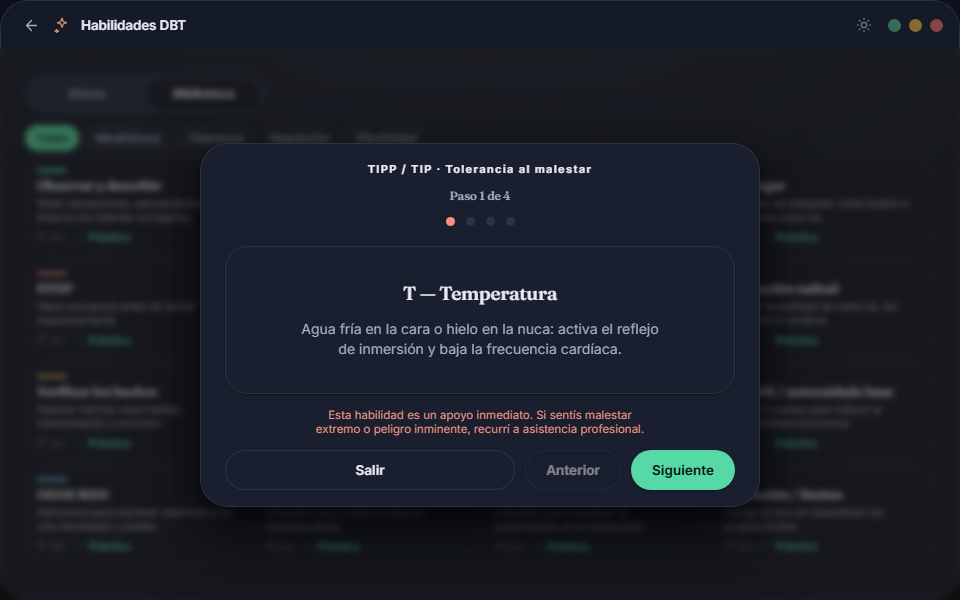
#> input picture qa/_mockup_canonical/suite-dbt-practice-tipp-dark-960x600.png, 960 x 600 px, given in place of hub-detalle-dark-960x600.png, which was not available
$ python measure_boxes.py
#> lines starting #> are read from the running program, lines starting #| are printed output that depends on the picture; after the words box and inside, x2 and y2 are one past the last pixel; in counts of white or black regions, pixels touching at a corner belong together; pictures that were not available may be replaced by others from this repository, and a replacement may not be noted
from PIL import Image
import numpy as np
import sys

def find_orange(path):
    img = np.asarray(Image.open(path).convert("RGB"))
#> img is the input picture: shape (600, 960, 3); mean R, G, B 26.7, 31.1, 39.9
    r, g, b = img[:,:,0], img[:,:,1], img[:,:,2]
    orange = (r > 200) & (g > 80) & (g < 180) & (b < 100)
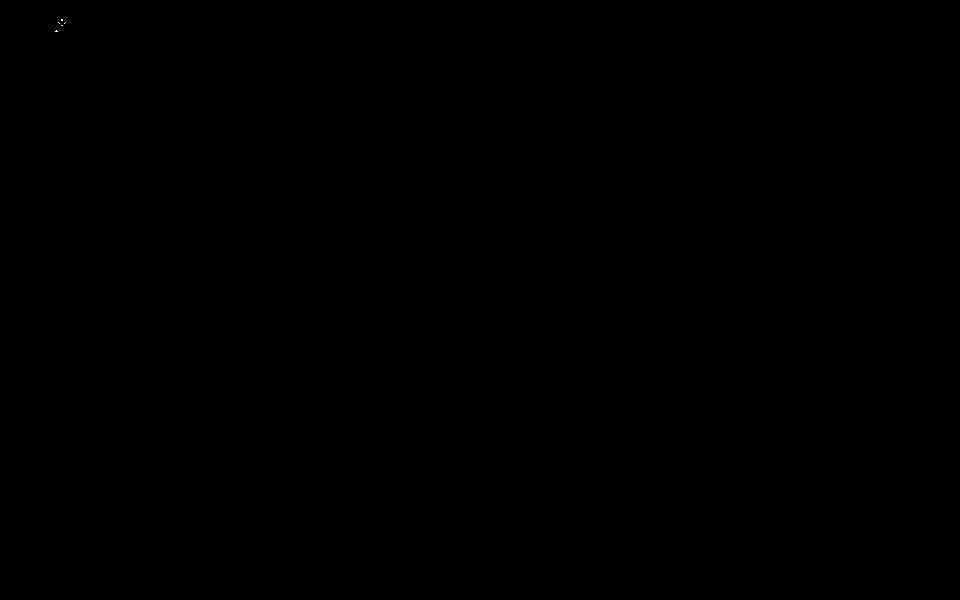
#> orange: shape (600, 960) bool; 0% white in thin lines or dots, all inside (x1, y1, x2, y2) = (55, 19, 66, 32)
    ys, xs = np.where(orange)
#> ys = [19, 19, 20, 20, 22, 22, 23, 23, 25, 25, 30, 31, 31, 31]; xs = [61, 62, 61, 62, 58, 65, 59, 64, 61, 62, 56, 55, 56, 57]
    if len(ys) == 0: return None
    return int(xs.min()), int(xs.max()), int(ys.min()), int(ys.max())

def find_green_btn(path):
    img = np.asarray(Image.open(path).convert("RGB"))
    r, g, b = img[:,:,0], img[:,:,1], img[:,:,2]
    green = (g > 200) & (r < 200) & (b < 200)
    ys, xs = np.where(green)
    if len(ys) == 0: return None
    return int(xs.min()), int(xs.max()), int(ys.min()), int(ys.max())

# all hub-detalle surfaces
surfaces = ['hub-detalle-dark-960x600', 'hub-detalle-light-960x600',
            'hub-detalle-plan-activacion-dark-960x600', 'hub-detalle-plan-activacion-light-960x600',
            'hub-detalle-plan-rutina-dark-960x600', 'hub-detalle-plan-rutina-light-960x600',
            'hub-detalle-plan-timer-dark-960x600', 'hub-detalle-plan-timer-light-960x600',
            'hub-detalle-resumen-ia-0-dark-480x325', 'hub-detalle-resumen-ia-0-light-480x325']

print(f"{'surface':<55}  {'avatar L':>9}  {'avatar R':>9}  {'btn L':>7}  {'btn R':>7}")
for s in surfaces:
    cp = f'qa/_mockup_canonical/{s}.png'
    ca = f'qa/_captures_v8/{s}.png'
    co = find_orange(cp); cg = find_green_btn(cp)
#> after `co = find_orange(cp)`: co = (55, 65, 19, 31)
#> in find_green_btn, `green = (g > 200) & (r < 200) & (b < 200)`:
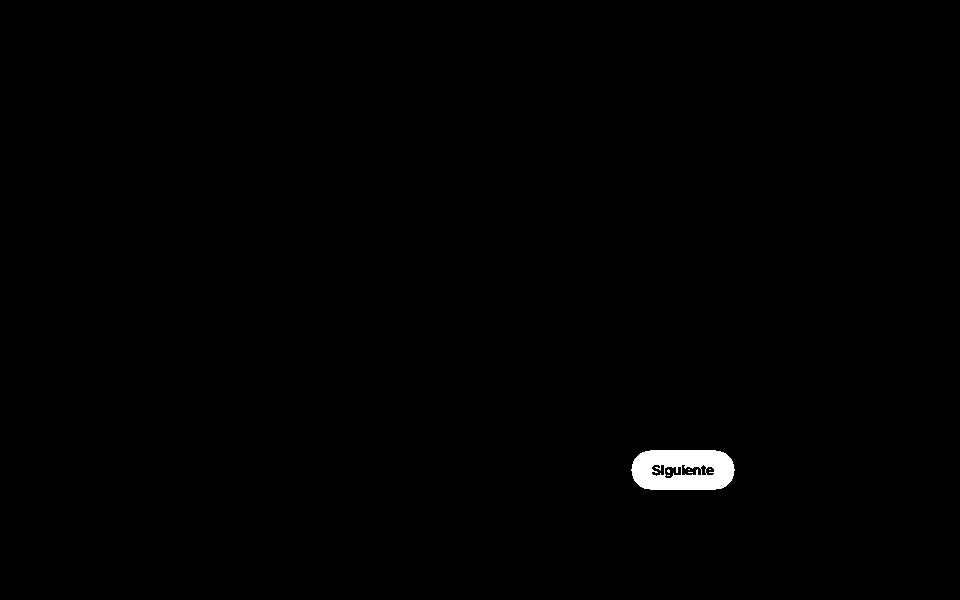
#> green: shape (600, 960) bool; 0.58% white; 6 white regions (5 under 20 px), largest, box (x1, y1, x2, y2) and area: (631, 450, 735, 490) 3329
#> in find_green_btn, `ys, xs = np.where(green)`: ys = 3350 values from 450 to 489; xs = 3350 values, max 734 at index 1720, min 631 at index 1664, mean 682.6
#> after `cg = find_green_btn(cp)`: cg = (631, 734, 450, 489)
    po = find_orange(ca); pg = find_green_btn(ca)
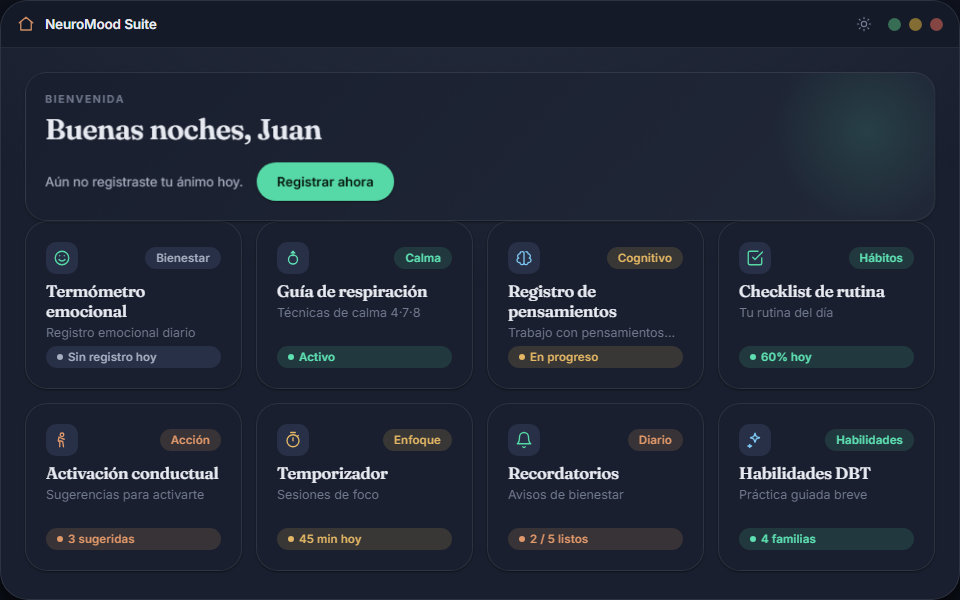
#> input picture qa/_mockup_canonical/suite-home-no-score-dark-960x600.png, 960 x 600 px, given in place of hub-detalle-dark-960x600.png, which was not available
#> in find_orange, img is the input picture: shape (600, 960, 3); mean R, G, B 32.9, 40.6, 53.9
#> in find_orange (call 2), `r, g, b = img[:,:,0], img[:,:,1], img[:,:,2]`:
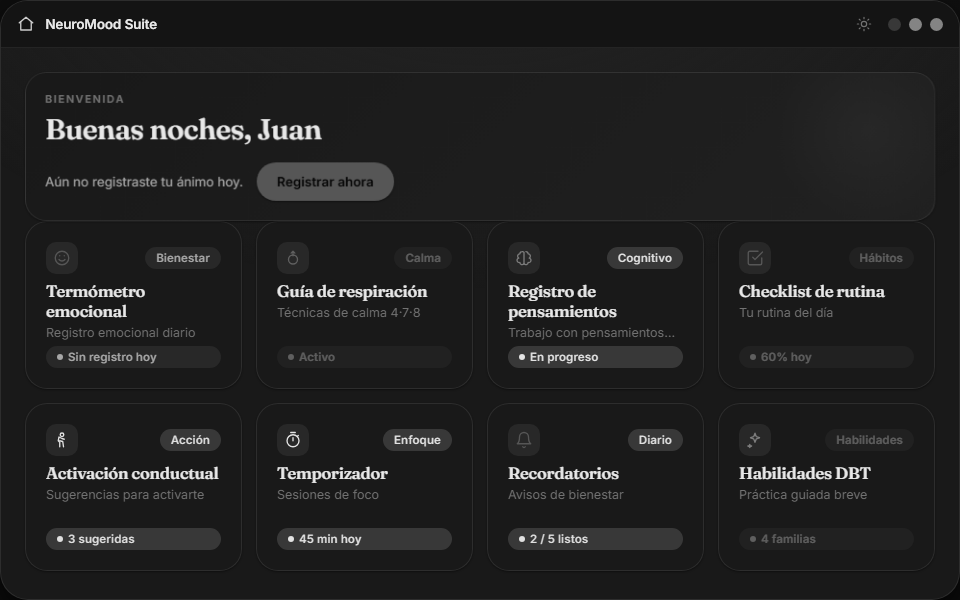
#> r: shape (600, 960); min 6, max 232, mean 32.9
#> in find_orange (call 2), `r, g, b = img[:,:,0], img[:,:,1], img[:,:,2]`:
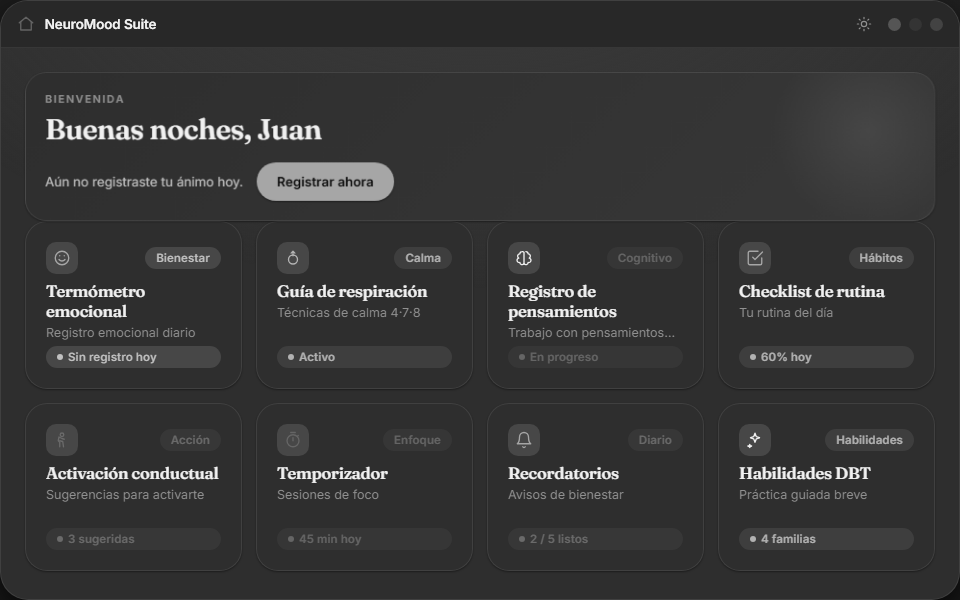
#> b: shape (600, 960); min 12, max 241, mean 53.9
#> in find_orange (call 2), `orange = (r > 200) & (g > 80) & (g < 180) & (b < 100)`:
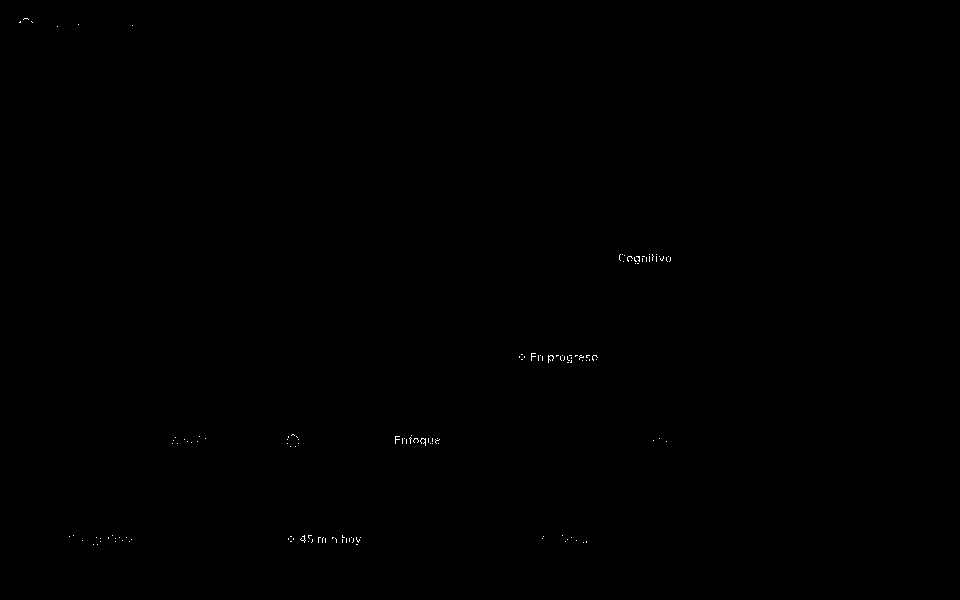
#> orange: shape (600, 960) bool; 0.08% white in thin lines or dots, all inside (x1, y1, x2, y2) = (19, 18, 671, 545)
#> in find_orange (call 2), `ys, xs = np.where(orange)`: ys = 479 values from 18 to 544; xs = 479 values, max 670 at index 52, min 19 at index 8, mean 455.2
#> after `po = find_orange(ca)`: po = (19, 670, 18, 544)
#> in find_green_btn (call 2), `green = (g > 200) & (r < 200) & (b < 200)`:
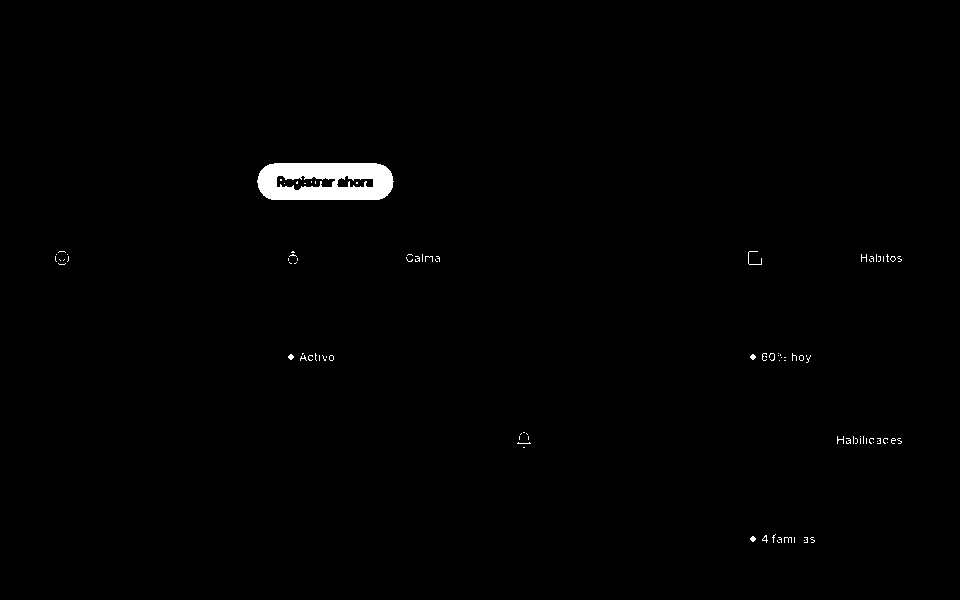
#> green: shape (600, 960) bool; 0.84% white; 96 white regions (88 under 20 px), largest, box (x1, y1, x2, y2) and area: (257, 163, 394, 200) 4020, (748, 251, 762, 265) 40, (288, 354, 294, 360) 24
#> in find_green_btn (call 2), `ys, xs = np.where(green)`: ys = 4820 values from 163 to 542; xs = 4820 values, max 901 at index 4215, min 55 at index 4094, mean 378.8
#> after `pg = find_green_btn(ca)`: pg = (55, 901, 163, 542)
    def fmt(b):
        if b is None: return '-'
        return f"{b[0]:>3},{b[1]:>3},{b[2]:>3},{b[3]:>3}"
    print(f"{s:<55}  canon orange={fmt(co)} green={fmt(cg)}  |  capt orange={fmt(po)} green={fmt(pg)}")
#| hub-detalle-dark-960x600                                 canon orange= 55, 65, 19, 31 green=631,734,450,489  |  capt orange= 19,670, 18,544 green= 55,901,163,542
#> (the run stopped early here; a loop or call above may not have finished)
